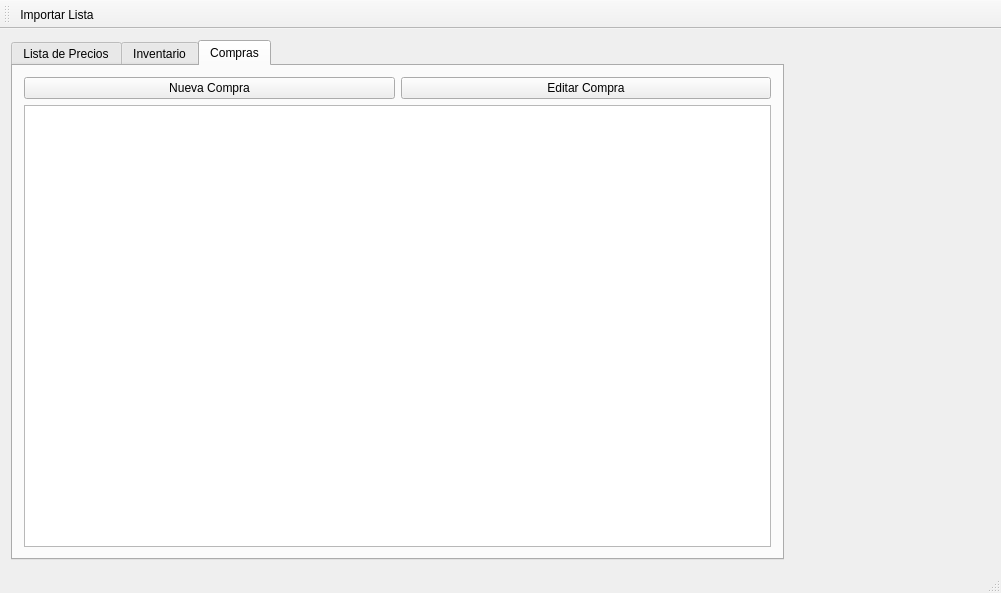
<?xml version="1.0" encoding="UTF-8"?>
<ui version="4.0">
 <class>MainWindow</class>
 <widget class="QMainWindow" name="MainWindow">
  <property name="geometry">
   <rect>
    <x>0</x>
    <y>0</y>
    <width>1001</width>
    <height>593</height>
   </rect>
  </property>
  <property name="windowTitle">
   <string>MainWindow</string>
  </property>
  <widget class="QWidget" name="centralWidget">
   <layout class="QGridLayout" name="gridLayout">
    <item row="1" column="0" rowspan="2">
     <widget class="QTabWidget" name="tabWidget">
      <property name="currentIndex">
       <number>2</number>
      </property>
      <widget class="QWidget" name="price_list_tab">
       <attribute name="title">
        <string>Lista de Precios</string>
       </attribute>
       <layout class="QGridLayout" name="gridLayout_2">
        <item row="2" column="0">
         <layout class="QVBoxLayout" name="tableviewLayout">
          <item>
           <widget class="QTableView" name="tableView"/>
          </item>
         </layout>
        </item>
        <item row="1" column="0">
         <layout class="QHBoxLayout" name="filterLayout">
          <item>
           <widget class="QLabel" name="label">
            <property name="text">
             <string>Filtro de Busqueda</string>
            </property>
           </widget>
          </item>
          <item>
           <widget class="QLineEdit" name="lineEdit"/>
          </item>
         </layout>
        </item>
       </layout>
      </widget>
      <widget class="QWidget" name="inventario_tab">
       <attribute name="title">
        <string>Inventario</string>
       </attribute>
       <layout class="QGridLayout" name="gridLayout_3">
        <item row="0" column="0">
         <layout class="QHBoxLayout" name="horizontalLayout">
          <item>
           <widget class="QLabel" name="label_3">
            <property name="text">
             <string>Filtro de Busqueda</string>
            </property>
           </widget>
          </item>
          <item>
           <widget class="QLineEdit" name="lineEdit_2"/>
          </item>
         </layout>
        </item>
        <item row="1" column="0">
         <layout class="QVBoxLayout" name="verticalLayout_2">
          <item>
           <widget class="QTableView" name="tableView_2"/>
          </item>
         </layout>
        </item>
        <item row="0" column="1" rowspan="2">
         <layout class="QVBoxLayout" name="verticalLayout_3"/>
        </item>
       </layout>
      </widget>
      <widget class="QWidget" name="compras_tab">
       <attribute name="title">
        <string>Compras</string>
       </attribute>
       <layout class="QGridLayout" name="gridLayout_4">
        <item row="0" column="0">
         <layout class="QHBoxLayout" name="horizontalLayout_2">
          <item>
           <widget class="QPushButton" name="pushButton">
            <property name="text">
             <string>Nueva Compra</string>
            </property>
           </widget>
          </item>
          <item>
           <widget class="QPushButton" name="pushButton_2">
            <property name="text">
             <string>Editar Compra</string>
            </property>
           </widget>
          </item>
         </layout>
        </item>
        <item row="1" column="0">
         <layout class="QVBoxLayout" name="verticalLayout_4">
          <item>
           <widget class="QTableView" name="tableView_3"/>
          </item>
         </layout>
        </item>
       </layout>
      </widget>
     </widget>
    </item>
    <item row="1" column="1" rowspan="2">
     <layout class="QVBoxLayout" name="verticalLayout">
      <item>
       <widget class="QLabel" name="label_2">
        <property name="minimumSize">
         <size>
          <width>200</width>
          <height>200</height>
         </size>
        </property>
        <property name="maximumSize">
         <size>
          <width>200</width>
          <height>200</height>
         </size>
        </property>
        <property name="text">
         <string/>
        </property>
        <property name="pixmap">
         <pixmap>../../enginecode/resources/images/IMG_8545.PNG</pixmap>
        </property>
        <property name="scaledContents">
         <bool>true</bool>
        </property>
       </widget>
      </item>
     </layout>
    </item>
   </layout>
  </widget>
  <widget class="QMenuBar" name="menuBar">
   <property name="geometry">
    <rect>
     <x>0</x>
     <y>0</y>
     <width>1001</width>
     <height>22</height>
    </rect>
   </property>
  </widget>
  <widget class="QToolBar" name="mainToolBar">
   <property name="toolButtonStyle">
    <enum>Qt::ToolButtonTextUnderIcon</enum>
   </property>
   <attribute name="toolBarArea">
    <enum>TopToolBarArea</enum>
   </attribute>
   <attribute name="toolBarBreak">
    <bool>false</bool>
   </attribute>
   <addaction name="actionImportar_Lista"/>
  </widget>
  <widget class="QStatusBar" name="statusBar"/>
  <action name="actionImportar_Lista_de_Precios">
   <property name="text">
    <string>Importar Lista de Precios</string>
   </property>
  </action>
  <action name="actionImportar_Lista">
   <property name="text">
    <string>Importar Lista</string>
   </property>
   <property name="toolTip">
    <string>Importar Lista</string>
   </property>
  </action>
 </widget>
 <layoutdefault spacing="6" margin="11"/>
 <resources/>
 <connections/>
</ui>
